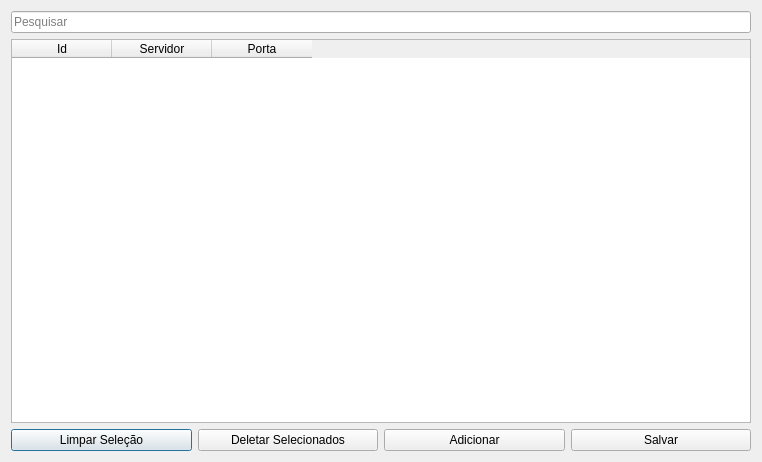
<?xml version="1.0" encoding="UTF-8"?>
<ui version="4.0">
 <class>Dialog</class>
 <widget class="QDialog" name="Dialog">
  <property name="geometry">
   <rect>
    <x>0</x>
    <y>0</y>
    <width>762</width>
    <height>462</height>
   </rect>
  </property>
  <property name="windowTitle">
   <string>Servidores FME</string>
  </property>
  <layout class="QGridLayout" name="gridLayout">
   <item row="1" column="0">
    <widget class="QTableWidget" name="tableWidget">
     <column>
      <property name="text">
       <string>Id</string>
      </property>
     </column>
     <column>
      <property name="text">
       <string>Servidor</string>
      </property>
     </column>
     <column>
      <property name="text">
       <string>Porta</string>
      </property>
     </column>
    </widget>
   </item>
   <item row="2" column="0">
    <layout class="QHBoxLayout" name="horizontalLayout">
     <item>
      <widget class="QPushButton" name="clearSelectionBtn">
       <property name="text">
        <string>Limpar Seleção</string>
       </property>
      </widget>
     </item>
     <item>
      <widget class="QPushButton" name="delBtn">
       <property name="text">
        <string>Deletar Selecionados</string>
       </property>
      </widget>
     </item>
     <item>
      <widget class="QPushButton" name="addFormBtn">
       <property name="text">
        <string>Adicionar</string>
       </property>
      </widget>
     </item>
     <item>
      <widget class="QPushButton" name="saveBtn">
       <property name="text">
        <string>Salvar</string>
       </property>
      </widget>
     </item>
    </layout>
   </item>
   <item row="0" column="0">
    <widget class="QLineEdit" name="searchLe">
     <property name="placeholderText">
      <string>Pesquisar</string>
     </property>
    </widget>
   </item>
  </layout>
 </widget>
 <resources/>
 <connections/>
</ui>
